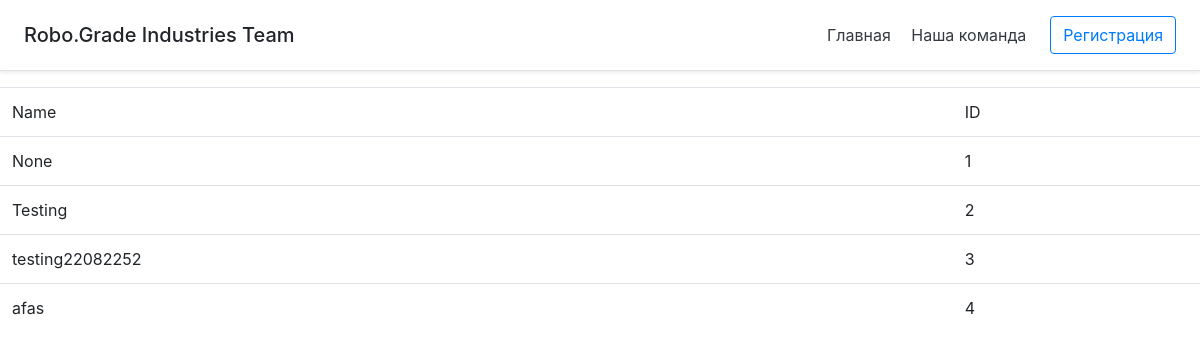
Before: /listArticles with the older database file.
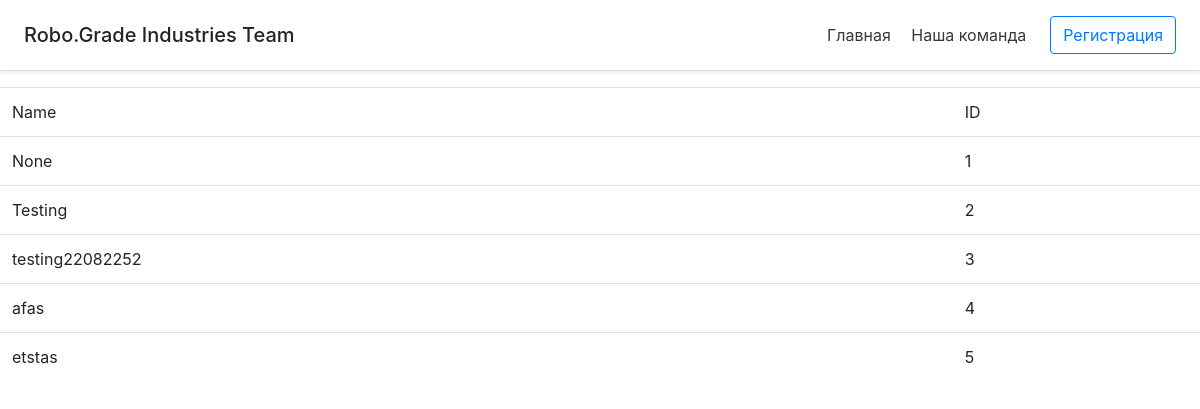
After: the same page with the newer database file.
### tables this page shows
CREATE TABLE "articles" (
	"id"	INTEGER,
	"title"	TEXT,
	"desc"	TEXT,
	"byUserid"	INTEGER,
	"isAccepted"	INTEGER,
	UNIQUE("id"),
	PRIMARY KEY("id" AUTOINCREMENT)
);

### main.py (the view)
@app.route('/listArticles')
def listArticles():
    global username, users
    cursor.execute("SELECT * from articles")
    dict = cursor.fetchall()
    if getUser().id == None:
        return render_template("articleList.html", username="You is not logged", dict=dict, logged=False)
    else:
        return render_template("articleList.html", username=getUser().firstname + " " + getUser().lastname, dict=dict, logged=True)

### main.py (called while the page is built)
def getUser():
    global users
    user = User()
    for i in range(0, len(users)):
        if users[i][0] == request.remote_addr:
            return users[i][1]
    return user

### templates/articleList.html (shortened to what this page needs)
{% extends 'base.html' %}
{% block content %}
<table class="table table-hover" id="example">
    <tr>
        <td>Name</td> <td>ID</td>
    </tr>
	{% for item in dict %}
		<tr id="tablerow" onclick="test({{ item[0] }})">
			<td>{{ item[1] }}</td> <td>{{ item[0] }}</td>
		</tr>
	{% endfor %}
</table>
{% endblock %}

### templates/base.html (shortened to what this page needs)
<!DOCTYPE html>
<html lang="en">
<head>
    <link rel="stylesheet" href="https://stackpath.bootstrapcdn.com/bootstrap/4.5.2/css/bootstrap.min.css">
</head>
<body>
    <div class="d-flex flex-column flex-md-row align-items-center p-3 px-md-4 mb-3 bg-white border-bottom shadow-sm">
        <h5 class="my-0 mr-md-auto font-weightы-normal">Robo.Grade Industries Team</h5>
        <nav class="my-2 my-md-0 mr-md-3">
          <a class="p-2 text-dark" href="/">Главная</a>
          <a class="p-2 text-dark" href="#">Наша команда</a>
        </nav>
        <a class="btn btn-outline-primary" href="register">Регистрация</a>
      </div>
        {% block content %} {% endblock %}
      </body>
</html>

Changed rows visible on the page:
added articles: title "etstas", id "5"
